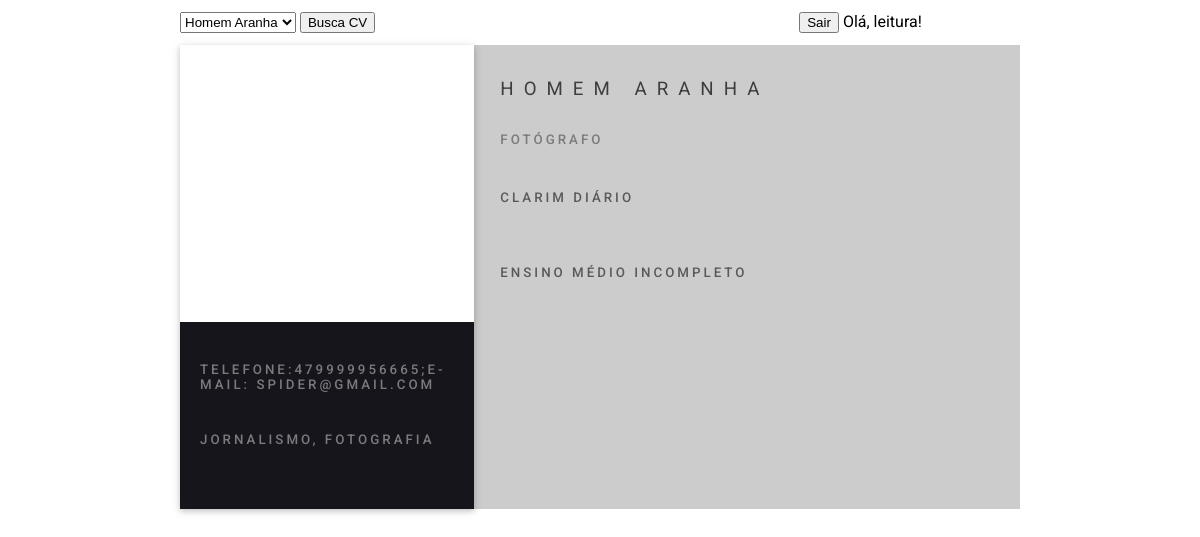
Page /index.php (signed in) on the committed database.
### tables this page shows
CREATE TABLE `dados` (
  `id` int(11) NOT NULL,
  `nome` varchar(255) NOT NULL,
  `cargo` varchar(255) NOT NULL,
  `experiencia` text NOT NULL,
  `formacao` text NOT NULL,
  `contato` text NOT NULL,
  `ferramentas` text NOT NULL,
  `imagem` varchar(255) NOT NULL
);

### index.php (the view, shortened to what this page needs)
<?php
include("connection.php");
    if($_POST){
      $id = $_POST["select"];
    }else{
      $id = 1;
    }
  $sql = 'SELECT nome, cargo, experiencia, formacao, contato, ferramentas, imagem FROM dados WHERE id = ' . $id;
  $dados = $conn->query($sql);
    foreach ($dados as $row) {
        $nome = utf8_encode($row["nome"]);
        $cargo = utf8_encode($row["cargo"]);
        $experiencia = utf8_encode($row["experiencia"]);
        $formacao = utf8_encode($row["formacao"]);
        $contato = utf8_encode($row["contato"]);
        $ferramentas = utf8_encode($row["ferramentas"]);
        $imagem = $row["imagem"];
    }
?>
<!DOCTYPE html>
<html lang="en">
<head>
  <link rel="stylesheet" href="css/custom.css">
</head>
<body>
  <form method="post">
    <select id="select" name="select" style="height: 21px; margin-left: 15%; margin-top: 1%; margin-bottom: 1%">
        <?php
          $filtro = 'SELECT id, nome FROM dados';
          $filtro = $conn->query($filtro);
          foreach ($filtro as $row){ ?>
            <option <?=$id == $row["id"] ? 'selected' : '' ?> value="<?=$row["id"]?>"><?=$row["nome"]?></option>
        <?php  }
        ?>
    </select>
    <input type="submit" value="Busca CV">
    <input style="margin-left: 35%;" type="submit" name="logout" id="logout" value="Sair">
    Olá, <?=$_SESSION["usuario"]?>!
  </form>
  <main>
    <div class="leftCol m_box">
      <section style="background-image:url(<?=$imagem?>)" class="perfil"></section>
      <section class="contacts">
        <div class="section-headline">
          <?php echo $contato ?>
        </div>
      </section>
      <section class="skills">
        <div class="section-headline">
        <?php echo $ferramentas ?>
        </div>
      </section>
    </div>
    <div class="rightCol">
      <section>
        <div class="title">
          <h2><?php echo $nome ?></h2>
          <div><?php echo $cargo ?></div>
        </div>
      </section>
      <section class="experience">
        <div class="section-headline"><?php echo $experiencia ?></div>
      </section>
      <section class="education">
        <div class="section-headline"><?php echo $formacao ?></div>
    </div>
  </main>
</body>
</html>

### css/text.css (style rules this page uses)
.title { right: 25px; padding-left: 20px; padding-top: 20px; bottom: 25px }
.title h2 { text-transform: uppercase; display: block; font-size: 1.17em; color: #fff; color: rgba(0, 0, 0, .7); padding-top: 0; margin-top: 0; letter-spacing: 10px; font-weight: 400 }
.title div { margin-top: -5px; margin-top: 0; margin: 0; padding: 0; line-height: 15pt; font-weight: 300; letter-spacing: 2px; color: #fff; color: #16151c; color: rgba(63, 61, 60, .71); display: block; font-size: .67em; padding-top: 0 }
.section-headline, .title div { font-weight: 500; letter-spacing: 3px; font-size: 10pt; text-transform: uppercase; opacity: .8 }
.section-headline { margin-left: 20px; margin-top: 40px; margin-bottom: 20px; color: #3f3d3c }

### css/general.css (style rules this page uses)
.m_box { box-shadow: 0 2px 5px 0 rgba(0, 0, 0, .16), 0 2px 10px 0 rgba(0, 0, 0, .12) }
h2 { font-weight: 500; font-size: 22pt; line-height: 37pt }

### css/layout.css (style rules this page uses)
body { padding: 0; margin: 0; overflow-x: hidden; font-family: Roboto, sans-serif; }
body>main { margin: 0 15%; min-width: 800px; background-color: #ccc; display: flex; }
.rightCol, .leftCol { padding-bottom: 5%; }
.rightCol { padding-bottom: 5%; width: 63.5%; margin: 0 auto; display: flex; flex-direction: column; }
.leftCol .perfil { background-color: #fff; background-repeat: no-repeat; background-size: cover; background-position: 50%; width: 100%; height: 277px; }
.leftCol { width: 35%; text-align: left; color: #fff; color: hsla(0, 0%, 100%, .59); background-color: #16151c; overflow: hidden; }
.leftCol .section-headline { color: hsla(0, 0%, 100%, .54); }

### rows in the picture
dados: contato "TELEFONE:479999956665;E-MAIL: SPIDER@GMAIL.COM", ferramentas "JORNALISMO, FOTOGRAFIA", nome "HOMEM ARANHA", cargo "FOTÓGRAFO", experiencia "CLARIM DIÁRIO", formacao "ENSINO MÉDIO INCOMPLETO"

### other values in the picture
$_SESSION["usuario"] "leitura"
form field select "Homem Aranha"
